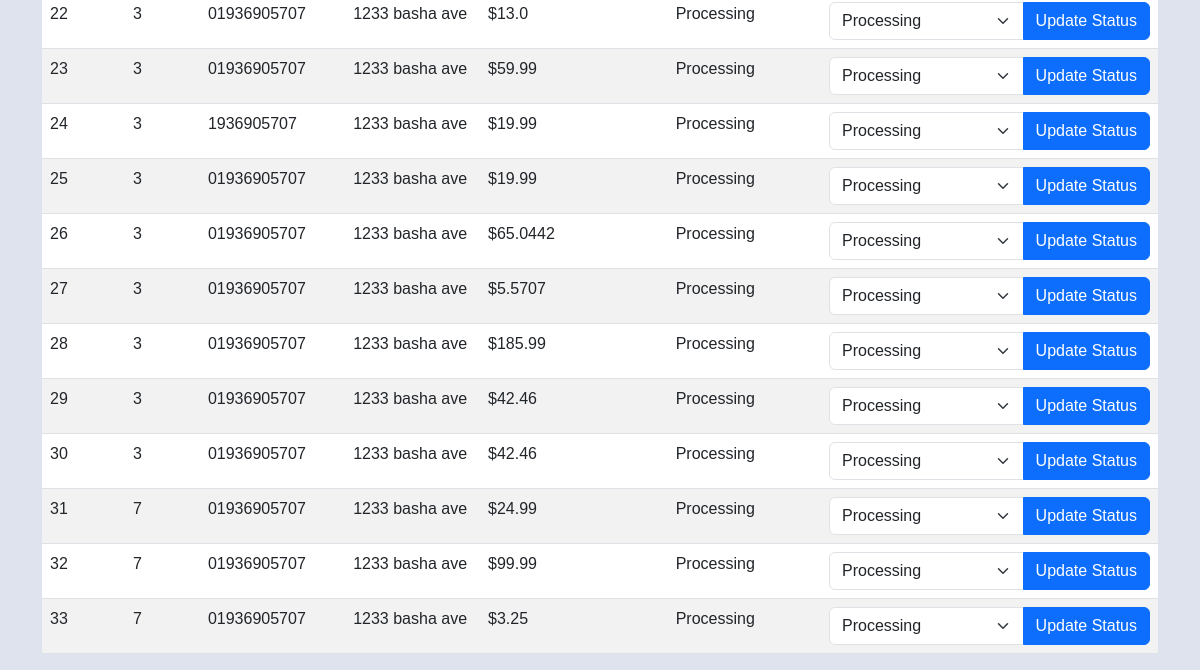
/admin/dashboard (signed in, lower part), run on an earlier commit of the app's database.
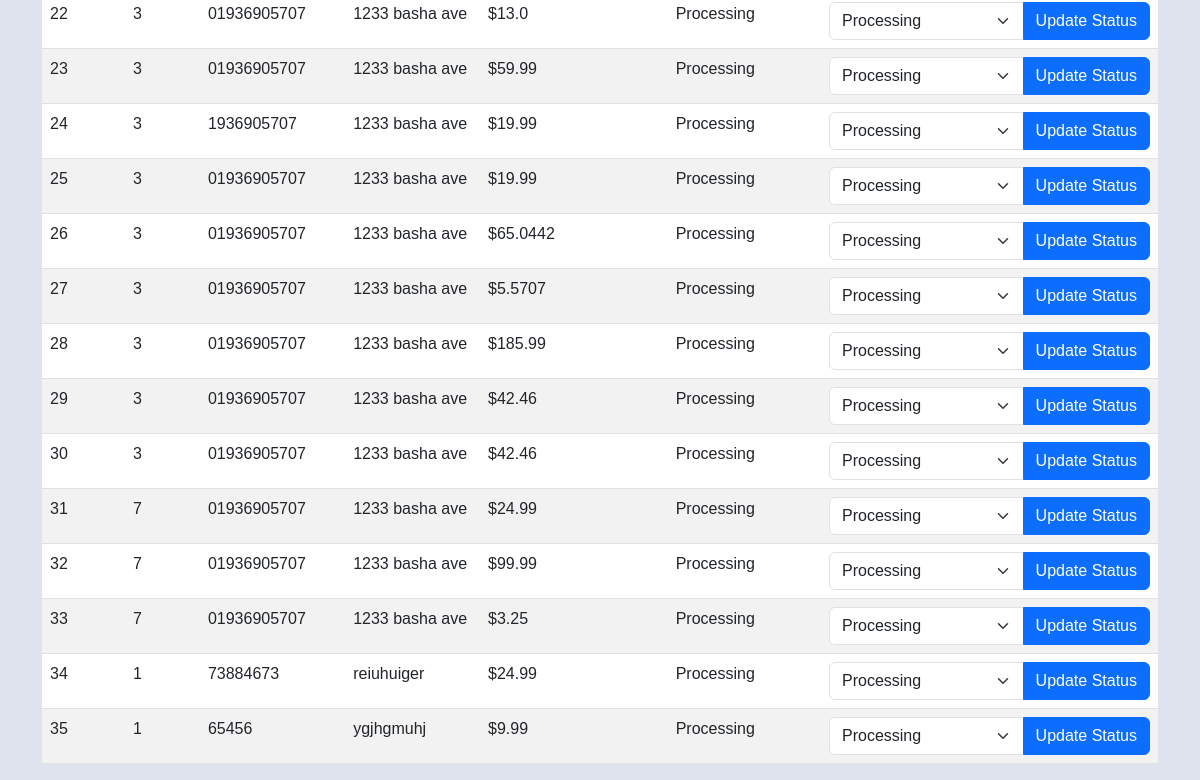
And on a later commit of the database.
### app/models.py (models this page shows, shortened)
class Order(db.Model):
    __tablename__ = 'order'
    id = db.Column(db.Integer, primary_key=True)
    user_id = db.Column(db.Integer, db.ForeignKey('user.id'), nullable=False)
    phone = db.Column(db.String(20), nullable=False)
    address = db.Column(db.String(100), nullable=False)
    total_price = db.Column(db.Float, nullable=False)
    date_created = db.Column(db.DateTime, default=datetime.utcnow())
    tracking_level = db.Column(db.String(50), nullable=True)
    items = db.relationship('Items', secondary=order_items,
                            backref=db.backref('orders', lazy='dynamic'))

### app/routes.py (the view)
@app.route('/admin/dashboard')
def admin_dashboard():
    if 'admin_id' not in session:
        return redirect(url_for('admin_login'))
    orders = Order.query.all()
    return render_template('admin_dashboard.html', orders=orders)

### app/templates/admin_dashboard.html (shortened to what this page needs)
{% extends 'base.html' %}
{% block content %}
<div class="container mt-5">
    <div class="table-responsive">
        <table class="table table-striped">
            <tbody>
                {% for order in orders %}
                    <tr>
                        <td>{{ order.id }}</td>
                        <td>{{ order.user_id }}</td>
                        <td>{{ order.phone }}</td>
                        <td>{{ order.address }}</td>
                        <td>${{ order.total_price }}</td>
                        <td>{{ order.tracking_level }}</td>
                        <td>
                            <form action="{{ url_for('update_order_status', order_id=order.id) }}" method="post">
                                <div class="input-group">
                                    <select class="form-select" name="status">
                                        <option value="Processing">Processing</option>
                                    </select>
                                    <button type="submit" class="btn btn-primary">Update Status</button>
                                </div>
                            </form>
                        </td>
                    </tr>
                {% endfor %}
            </tbody>
        </table>
    </div>
</div>
{% endblock %}

What changed in the data, as far as the page shows it:
added Order: id "34", user_id "1", phone "73884673", address "reiuhuiger", total_price "24.99", tracking_level "Processing"
added Order: id "35", user_id "1", phone "65456", address "ygjhgmuhj", total_price "9.99", tracking_level "Processing"
